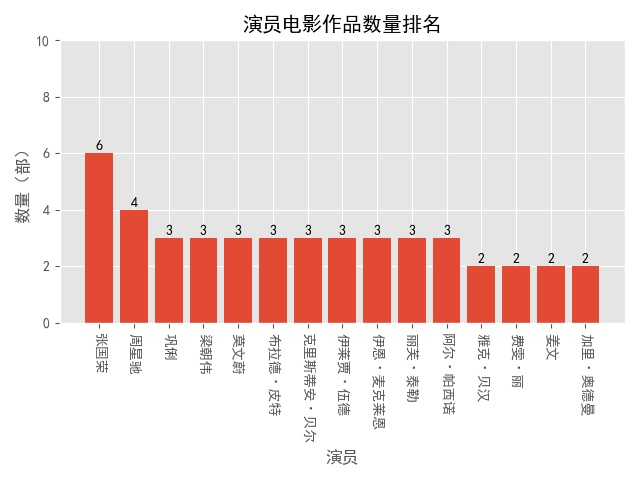

Write the Python code that produced this figure.
import pandas as pd
import matplotlib.pyplot as plt
from collections import Counter

colums = ["index", "thumb", "name", "star", "area", "time", "score"]
dataframe = pd.read_csv("maoyantop100.csv", header=None, names=colums, index_col='index')
# 保存演员的列表
starlist = []
# 获取表格中演员的series数据
star_total = dataframe.star
# dataframe.star是数据表中的Series对象，通过str获取每一行数据的字符串,将字符串中的空格去掉
# 通过str获取每一行数据去掉空格之后的字符串，然后通过逗号分隔得到每一行演员的列表，添加到总列表中
for i in dataframe.star.str.replace(' ', '').str.split(','):
    starlist.extend(i)
# 通过set对演员总列表进行去重
starall = set(starlist)
# print(len(starlist))
# print(len(starall))
starall2 = Counter()
for star in starlist:
    starall2[star] += 1

# 找出前15的演员及其参演电影数量
starall3 = dict(starall2.most_common(15))

# 绘图
# 以名字为x轴，参演电影数量为y轴
x_star = list(starall3.keys())
y_star = list(starall3.values())
# 设置绘图风格，默认的不好看
plt.style.use('ggplot')
# 设置中文字体
plt.rcParams['font.sans-serif'] = ['SimHei']
plt.rcParams['axes.unicode_minus'] = False
plt.bar(range(15), y_star, tick_label=x_star)
for x, y in enumerate(y_star):
    plt.text(x, y+0.1, '%s' % round(y, 1), ha='center')
# x轴名字旋转
plt.xticks(rotation=270)
plt.ylim((0, 10))
plt.title('演员电影作品数量排名')
plt.xlabel('演员')
plt.ylabel('数量（部）')
plt.tight_layout()
plt.savefig('topstar.jpg')

# 提取每部电影的1号演员和2号演员
# 将获得的star的series数据逐一放入到匿名函数中进行处理提取
dataframe['star1'] = dataframe['star'].map(lambda x: x.split(',')[0])
dataframe['star2'] = dataframe['star'].map(lambda x: x.split(',')[1])
# dataframe[(dataframe['star1'] == '张国荣')|(dataframe['star2'] == '张国荣')] 筛选出演员中包含张国荣的电影
# [['star','name']]只显示名字和演员列表
# reset_index重新设置索引
star_most = dataframe[(dataframe['star1'] == '张国荣') | (dataframe['star2'] == '张国荣')][['star','name']].reset_index('index')
print(star_most)
# print(dataframe[['star','name']])
print(dataframe[(dataframe['star1'] == '张国荣')][['star','name']])
print(dataframe[(dataframe['star2'] == '张国荣')][['star','name']])

